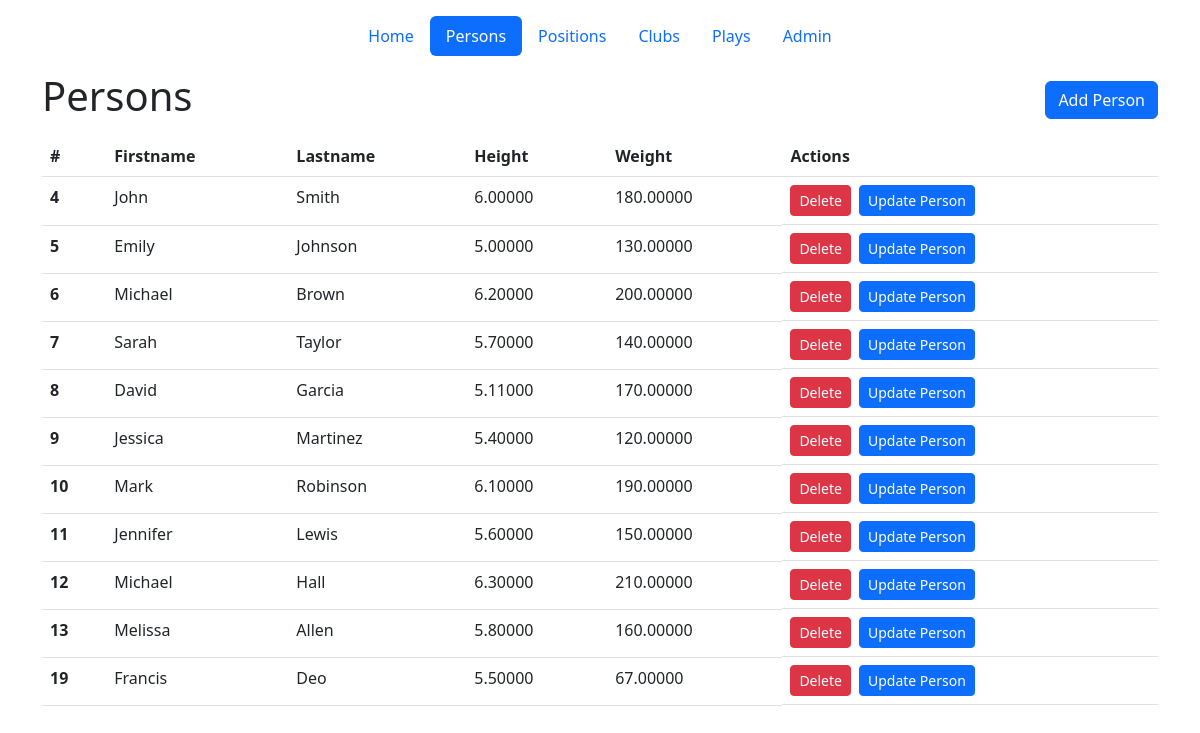
Page /persons on the committed database.
### baseball/models.py (models this page shows)
class Person(models.Model):
  firstname=models.CharField(max_length=100)
  lastname=models.CharField(max_length=100)
  height=models.DecimalField(max_digits=10, decimal_places=5, null=True)
  weight=models.DecimalField(max_digits=10, decimal_places=5, null=True)

### landingpage/views.py (the view)
# urls.py: path("persons", views.showPersons, name="persons"),
def showPersons(request):
  persons=Person.objects.all()
  context={ "persons": persons }
  return render(request, "persons.html", context )

### landingpage/templates/persons.html (shortened to what this page needs)
{% extends "./layouts/main.html" %} {% block content %}
<div class="d-flex justify-content-between align-items-center mb-2">
  <h1>Persons</h1>
  <button
    type="button"
    class="btn btn-primary"
    data-bs-toggle="modal"
    data-bs-target="#add_person_modal"
  >
    Add Person
  </button>
</div>
<table class="table">
  <thead>
    <tr>
      <th scope="col">#</th>
      <th scope="col">Firstname</th>
      <th scope="col">Lastname</th>
      <th scope="col">Height</th>
      <th scope="col">Weight</th>
      <th scope="col">Actions</th>
    </tr>
  </thead>
  <tbody>
    {% for person in persons %}
    <tr>
      <th scope="row">{{person.id}}</th>
      <td>{{person.firstname}}</td>
      <td>{{person.lastname}}</td>
      <td>{{person.height}}</td>
      <td>{{person.weight}}</td>
      <td class="d-flex align-items-center">
        <form action="/persons/remove" method="POST">
          <button type="submit" class="btn btn-danger btn-sm">Delete</button>
        </form>
        <button
          type="button"
          class="btn btn-primary btn-sm ms-2"
          data-bs-toggle="modal"
          data-bs-target="#update_person_modal_{{person.id}}"
        >
          Update Person
        </button>
      </td>
    </tr>
    {% endfor %}
  </tbody>
</table>
{% endblock%}

### landingpage/templates/layouts/main.html (shortened to what this page needs)
<!DOCTYPE html>
<html lang="en">
  <head>
    <link
      href="https://cdn.jsdelivr.net/npm/bootstrap@5.3.0-alpha1/dist/css/bootstrap.min.css"
      rel="stylesheet"
    />
  </head>
  <body>
    <div class="container">
      <header class="d-flex justify-content-center py-3">
        <ul class="nav nav-pills">
          <li class="nav-item">
            <a
              href="/"
              class="nav-link {% if request.path == '/' %}active{% endif %}"
              >Home</a
            >
          </li>
          <li class="nav-item">
            <a
              href="/persons"
              class="nav-link {% if request.path == '/persons' %}active{% endif %}"
              >Persons</a
            >
          </li>
          <li class="nav-item">
            <a
              href="/positions"
              class="nav-link {% if request.path == '/positions' %}active{% endif %}"
              >Positions</a
            >
          </li>
          <li class="nav-item">
            <a
              href="/clubs"
              class="nav-link {% if request.path == '/clubs' %}active{% endif %}"
              >Clubs</a
            >
          </li>
          <li class="nav-item">
            <a
              href="/plays"
              class="nav-link {% if request.path == '/plays' %}active{% endif %}"
              >Plays</a
            >
          </li>
          <li class="nav-item">
            <a href="/admin" class="nav-link">Admin</a>
          </li>
        </ul>
      </header>
    </div>
    <div class="container">{% block content %} {% endblock %}</div>
  </body>
</html>

### rows in the picture
Person: id "4", firstname "John", lastname "Smith", height "6.00000", weight "180.00000"
Person: id "5", firstname "Emily", lastname "Johnson", height "5.00000", weight "130.00000"
Person: id "6", firstname "Michael", lastname "Brown", height "6.20000", weight "200.00000"
Person: id "7", firstname "Sarah", lastname "Taylor", height "5.70000", weight "140.00000"
Person: id "8", firstname "David", lastname "Garcia", height "5.11000", weight "170.00000"
Person: id "9", firstname "Jessica", lastname "Martinez", height "5.40000", weight "120.00000"
Person: id "10", firstname "Mark", lastname "Robinson", height "6.10000", weight "190.00000"
Person: id "11", firstname "Jennifer", lastname "Lewis", height "5.60000", weight "150.00000"
Person: id "12", firstname "Michael", lastname "Hall", height "6.30000", weight "210.00000"
Person: id "13", firstname "Melissa", lastname "Allen", height "5.80000", weight "160.00000"
Person: id "19", firstname "Francis", lastname "Deo", height "5.50000", weight "67.00000"
